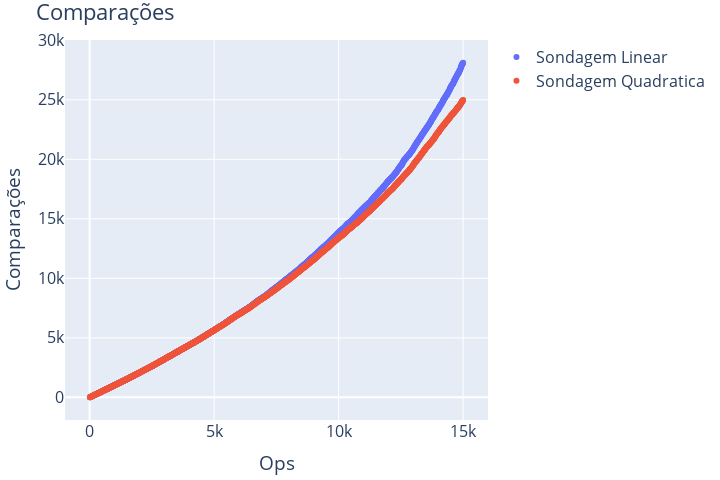

The cell this chart's notebook holds for it:
### Code cell
fig = go.Figure()
for idx, (name, dfs) in enumerate(runs):
    df = pd.concat(dfs)
    add_mean_std_trace(fig, df, name, idx, "comparisons", "ops")

fig.update_layout(title="Comparações", xaxis_title='Ops', yaxis_title="Comparações", **layout_settings)
fig.show()

### Figure 1 — Plotly figure (JSON) as saved in the notebook; plotly's stock layout.template omitted (floating-point values rounded to 4 significant figures; data arrays with more than 128 entries replaced by an {"elided": "..."} marker saying what was removed)
{"data": [{"line": {"color": "#636EFA"}, "mode": "markers", "name": "Sondagem Linear", "type": "scatter", "x": {"elided": "1600 int values"}, "y": {"elided": "1600 int values"}}, {"line": {"color": "#EF553B"}, "mode": "markers", "name": "Sondagem Quadratica", "type": "scatter", "x": {"elided": "1600 int values"}, "y": {"elided": "1600 int values"}}], "layout": {"font": {"size": 16}, "height": 480, "margin": {"b": 10, "l": 10, "r": 10, "t": 40}, "title": {"text": "Comparações"}, "width": 720, "xaxis": {"title": {"text": "Ops"}}, "yaxis": {"title": {"text": "Comparações"}}}}
